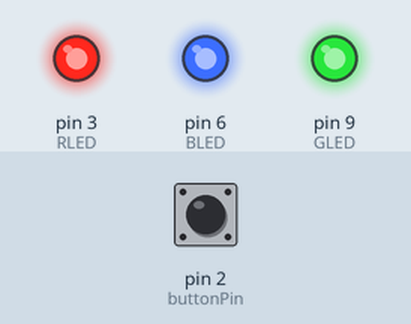
Simulated run of this sketch. Board: Arduino Uno, built with avr-gcc and run on an emulated ATmega328P. On the bench: output pins drawn as LEDs (lit = HIGH). Dashed ring = blinking. The test bench sets the inputs (shaded band); at power-on: pin 2 (buttonPin) HIGH.

Above: at 1.2 s.
1.3 s: pin 2 (buttonPin) pulled LOW for 0.15 s
At 2.3 s:
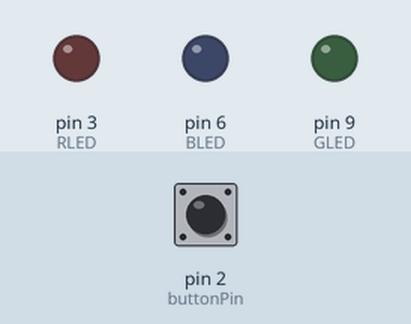
2.9 s: pin 2 (buttonPin) pulled LOW for 1 s
At 3.2 s:
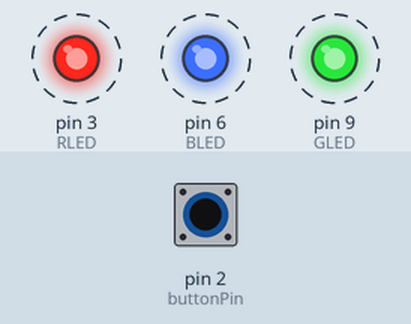
5.9 s: pin 2 (buttonPin) pulled LOW for 0.15 s
At 6.52 s:
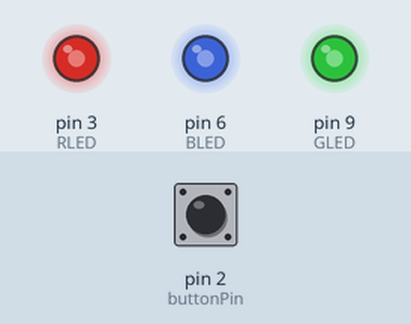
Timing chart, 0 to 14.9 s (numbered marks = the images above; inputs shaded):
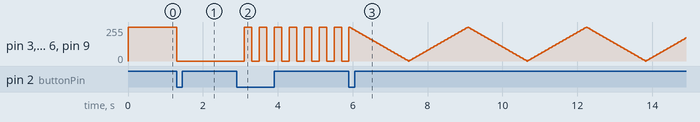

The sketch:

ChangeLedModes.ino
```cpp
// Button Output Pin 按鈕的接腳
const int buttonPin = 2;
// RGB LED Output Pin LED燈的接腳
const int RLED = 3;
const int BLED = 6;
const int GLED = 9;

// The color of RGB LED 要顯示泡沫的顏色
int Rcolor = 0;
int Bcolor = 0;
int Gcolor = 0;

// 紀錄按鈕狀態
int buttonState = 0;
int oldButtonState = 0;  // 紀錄前一次按鈕狀態 (避免按鈕反彈延遲五百毫秒)

// 記錄當下時間
bool recordTime = true;
long buttonTimer;       // 紀錄按鈕按下時間

// 紀錄顏色的編號
int colorNum = 0;

int mode = 0;

bool blingOFF = true;
long blingTimer = 0;

bool fadeOn = true;
long fadeTimer = 0;
int Rfade = 255;
int Bfade = 255;
int Gfade = 255;


void setup() {
  pinMode(buttonPin, INPUT);
}

void (*ledModes[4])() = { ModeOff, ModeStay, ModeBling, ModeFading };

void loop() {
  CheckButton();
  if (mode >= 0 && mode < 4)
    ledModes[mode]();
}

void ChangeMode() {
  int modeNum = sizeof(ledModes) / sizeof(ledModes[0]);
  if (oldButtonState == 1 && buttonState == 0)
    mode = (mode == modeNum - 1) ? 0 : mode + 1; // 三元運算式 (condition) ? expression_if_true : expression_if_false;
}

void CheckButton() {
  oldButtonState = buttonState;
  buttonState = digitalRead(buttonPin);
  if (recordTime && buttonState == 1) {
    buttonTimer = millis();
    recordTime = false;
  }

  if (oldButtonState == 1 && buttonState == 0) {
    (millis() - buttonTimer > 300) ? ChangeMode() : ChangeColor();
    recordTime = true;
  }
}

void ChangeColor() {
  // 定义颜色数组，每个子数组表示一种颜色的 RGB 值
  int colors[6][3] = {
    {0, 0, 0},      // colorNum == 0
    {0, 255, 255},  // colorNum == 1
    {255, 0, 255},  // colorNum == 2
    {255, 255, 0},  // colorNum == 3
    {0, 0, 255},    // colorNum == 4
    {255, 0, 0}     // colorNum == 5
  };

  // 更新 colorNum，使用三元运算符
  colorNum = (colorNum == 5) ? 0 : colorNum + 1;

  // 从数组中获取对应的 RGB 值
  Rcolor = colors[colorNum][0];
  Bcolor = colors[colorNum][1];
  Gcolor = colors[colorNum][2];
}

void ModeStay() {
  analogWrite(RLED, Rcolor);
  analogWrite(BLED, Bcolor);
  analogWrite(GLED, Gcolor);
}

void ModeOff() {
  analogWrite(RLED, 255);
  analogWrite(GLED, 255);
  analogWrite(BLED, 255);
}

void ModeBling() {
  if (blingOFF && millis() - blingTimer > 200) {
    blingTimer = millis();
    analogWrite(RLED, Rcolor);
    analogWrite(BLED, Bcolor);
    analogWrite(GLED, Gcolor);
    blingOFF = false;
  }

  else if (!blingOFF && millis() - blingTimer > 200) {
    blingTimer = millis();
    analogWrite(RLED, 255);
    analogWrite(BLED, 255);
    analogWrite(GLED, 255);
    blingOFF = true;
  }
}

void ModeFading() {
  if (fadeOn && millis() - fadeTimer > 30) {
    analogWrite(RLED, Rfade);
    analogWrite(BLED, Bfade);
    analogWrite(GLED, Gfade);

    Rfade -= 5;
    Bfade -= 5;
    Gfade -= 5;

    if (Rfade < Rcolor)
      Rfade = Rcolor;
    if (Bfade < Bcolor)
      Bfade = Bcolor;
    if (Gfade < Gcolor)
      Gfade = Gcolor;

    if (Rfade == Rcolor && Bfade == Bcolor && Gfade == Gcolor)
      fadeOn = false;
    fadeTimer = millis();
  }
  else if (!fadeOn && millis() - fadeTimer > 30) {
    analogWrite(RLED, Rfade);
    analogWrite(BLED, Bfade);
    analogWrite(GLED, Gfade);

    Rfade += 5;
    Bfade += 5;
    Gfade += 5;

    if (Rfade > 255)
      Rfade = 255;
    if (Bfade > 255)
      Bfade = 255;
    if (Gfade > 255)
      Gfade = 255;
    if (Rfade == 255 && Bfade == 255 && Gfade == 255)
      fadeOn = true;
    fadeTimer = millis();
  }
}
```

Measured:
- after the input at 1.3 s, pin 3 (RLED), pin 6 (BLED), pin 9 (GLED): 255/255 → 0/255 at once
- after the input at 2.9 s, pin 3 (RLED), pin 6 (BLED), pin 9 (GLED): alternates 255/255 for 0.20 s and 0/255 for 0.20 s, starting after 0.20 s
